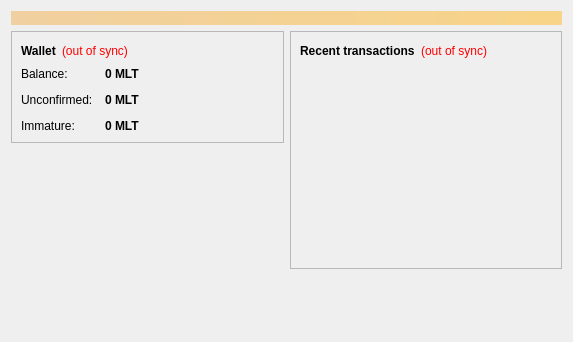
<?xml version="1.0" encoding="UTF-8"?>
<ui version="4.0">
 <class>OverviewPage</class>
 <widget class="QWidget" name="OverviewPage">
  <property name="geometry">
   <rect>
    <x>0</x>
    <y>0</y>
    <width>573</width>
    <height>342</height>
   </rect>
  </property>
  <property name="windowTitle">
   <string>Form</string>
  </property>
  <layout class="QVBoxLayout" name="topLayout">
   <item>
    <widget class="QLabel" name="labelAlerts">
     <property name="visible">
      <bool>false</bool>
     </property>
     <property name="styleSheet">
      <string notr="true">background-color: qlineargradient(x1: 0, y1: 0, x2: 1, y2: 0, stop:0 #F0D0A0, stop:1 #F8D488); color:#000000;</string>
     </property>
     <property name="wordWrap">
      <bool>true</bool>
     </property>
     <property name="margin">
      <number>3</number>
     </property>
    </widget>
   </item>
   <item>
    <layout class="QHBoxLayout" name="horizontalLayout" stretch="1,1">
     <item>
      <layout class="QVBoxLayout" name="verticalLayout_2">
       <item>
        <widget class="QFrame" name="frame">
         <property name="frameShape">
          <enum>QFrame::StyledPanel</enum>
         </property>
         <property name="frameShadow">
          <enum>QFrame::Raised</enum>
         </property>
         <layout class="QVBoxLayout" name="verticalLayout_4">
          <item>
           <layout class="QHBoxLayout" name="horizontalLayout_4">
            <item>
             <widget class="QLabel" name="label_5">
              <property name="font">
               <font>
                <weight>75</weight>
                <bold>true</bold>
               </font>
              </property>
              <property name="text">
               <string>Wallet</string>
              </property>
             </widget>
            </item>
            <item>
             <widget class="QLabel" name="labelWalletStatus">
              <property name="toolTip">
               <string>The displayed information may be out of date. Your wallet automatically synchronizes with the MillToken network after a connection is established, but this process has not completed yet.</string>
              </property>
              <property name="styleSheet">
               <string notr="true">QLabel { color: red; }</string>
              </property>
              <property name="text">
               <string notr="true">(out of sync)</string>
              </property>
              <property name="alignment">
               <set>Qt::AlignLeading|Qt::AlignLeft|Qt::AlignVCenter</set>
              </property>
             </widget>
            </item>
            <item>
             <spacer name="horizontalSpacer_2">
              <property name="orientation">
               <enum>Qt::Horizontal</enum>
              </property>
              <property name="sizeHint" stdset="0">
               <size>
                <width>40</width>
                <height>20</height>
               </size>
              </property>
             </spacer>
            </item>
           </layout>
          </item>
          <item>
           <layout class="QFormLayout" name="formLayout_2">
            <property name="fieldGrowthPolicy">
             <enum>QFormLayout::AllNonFixedFieldsGrow</enum>
            </property>
            <property name="horizontalSpacing">
             <number>12</number>
            </property>
            <property name="verticalSpacing">
             <number>12</number>
            </property>
            <item row="0" column="0">
             <widget class="QLabel" name="label">
              <property name="text">
               <string>Balance:</string>
              </property>
             </widget>
            </item>
            <item row="0" column="1">
             <widget class="QLabel" name="labelBalance">
              <property name="font">
               <font>
                <weight>75</weight>
                <bold>true</bold>
               </font>
              </property>
              <property name="cursor">
               <cursorShape>IBeamCursor</cursorShape>
              </property>
              <property name="toolTip">
               <string>Your current balance</string>
              </property>
              <property name="text">
               <string notr="true">0 MLT</string>
              </property>
              <property name="textInteractionFlags">
               <set>Qt::LinksAccessibleByMouse|Qt::TextSelectableByKeyboard|Qt::TextSelectableByMouse</set>
              </property>
             </widget>
            </item>
            <item row="1" column="0">
             <widget class="QLabel" name="label_3">
              <property name="text">
               <string>Unconfirmed:</string>
              </property>
             </widget>
            </item>
            <item row="1" column="1">
             <widget class="QLabel" name="labelUnconfirmed">
              <property name="font">
               <font>
                <weight>75</weight>
                <bold>true</bold>
               </font>
              </property>
              <property name="cursor">
               <cursorShape>IBeamCursor</cursorShape>
              </property>
              <property name="toolTip">
               <string>Total of transactions that have yet to be confirmed, and do not yet count toward the current balance</string>
              </property>
              <property name="text">
               <string notr="true">0 MLT</string>
              </property>
              <property name="textInteractionFlags">
               <set>Qt::LinksAccessibleByMouse|Qt::TextSelectableByKeyboard|Qt::TextSelectableByMouse</set>
              </property>
             </widget>
            </item>
            <item row="2" column="0">
             <widget class="QLabel" name="labelImmatureText">
              <property name="text">
               <string>Immature:</string>
              </property>
             </widget>
            </item>
            <item row="2" column="1">
             <widget class="QLabel" name="labelImmature">
              <property name="font">
               <font>
                <weight>75</weight>
                <bold>true</bold>
               </font>
              </property>
              <property name="toolTip">
               <string>Mined balance that has not yet matured</string>
              </property>
              <property name="text">
               <string notr="true">0 MLT</string>
              </property>
              <property name="textInteractionFlags">
               <set>Qt::LinksAccessibleByMouse|Qt::TextSelectableByKeyboard|Qt::TextSelectableByMouse</set>
              </property>
             </widget>
            </item>
           </layout>
          </item>
         </layout>
        </widget>
       </item>
       <item>
        <spacer name="verticalSpacer">
         <property name="orientation">
          <enum>Qt::Vertical</enum>
         </property>
         <property name="sizeHint" stdset="0">
          <size>
           <width>20</width>
           <height>40</height>
          </size>
         </property>
        </spacer>
       </item>
      </layout>
     </item>
     <item>
      <layout class="QVBoxLayout" name="verticalLayout_3">
       <item>
        <widget class="QFrame" name="frame_2">
         <property name="frameShape">
          <enum>QFrame::StyledPanel</enum>
         </property>
         <property name="frameShadow">
          <enum>QFrame::Raised</enum>
         </property>
         <layout class="QVBoxLayout" name="verticalLayout">
          <item>
           <layout class="QHBoxLayout" name="horizontalLayout_2">
            <item>
             <widget class="QLabel" name="label_4">
              <property name="text">
               <string>&lt;b&gt;Recent transactions&lt;/b&gt;</string>
              </property>
             </widget>
            </item>
            <item>
             <widget class="QLabel" name="labelTransactionsStatus">
              <property name="toolTip">
               <string>The displayed information may be out of date. Your wallet automatically synchronizes with the MillToken network after a connection is established, but this process has not completed yet.</string>
              </property>
              <property name="styleSheet">
               <string notr="true">QLabel { color: red; }</string>
              </property>
              <property name="text">
               <string notr="true">(out of sync)</string>
              </property>
              <property name="alignment">
               <set>Qt::AlignRight|Qt::AlignTrailing|Qt::AlignVCenter</set>
              </property>
             </widget>
            </item>
            <item>
             <spacer name="horizontalSpacer">
              <property name="orientation">
               <enum>Qt::Horizontal</enum>
              </property>
              <property name="sizeHint" stdset="0">
               <size>
                <width>40</width>
                <height>20</height>
               </size>
              </property>
             </spacer>
            </item>
           </layout>
          </item>
          <item>
           <widget class="QListView" name="listTransactions">
            <property name="styleSheet">
             <string notr="true">QListView { background: transparent; }</string>
            </property>
            <property name="frameShape">
             <enum>QFrame::NoFrame</enum>
            </property>
            <property name="verticalScrollBarPolicy">
             <enum>Qt::ScrollBarAlwaysOff</enum>
            </property>
            <property name="horizontalScrollBarPolicy">
             <enum>Qt::ScrollBarAlwaysOff</enum>
            </property>
            <property name="selectionMode">
             <enum>QAbstractItemView::NoSelection</enum>
            </property>
           </widget>
          </item>
         </layout>
        </widget>
       </item>
       <item>
        <spacer name="verticalSpacer_2">
         <property name="orientation">
          <enum>Qt::Vertical</enum>
         </property>
         <property name="sizeHint" stdset="0">
          <size>
           <width>20</width>
           <height>40</height>
          </size>
         </property>
        </spacer>
       </item>
      </layout>
     </item>
    </layout>
   </item>
  </layout>
 </widget>
 <resources/>
 <connections/>
</ui>
